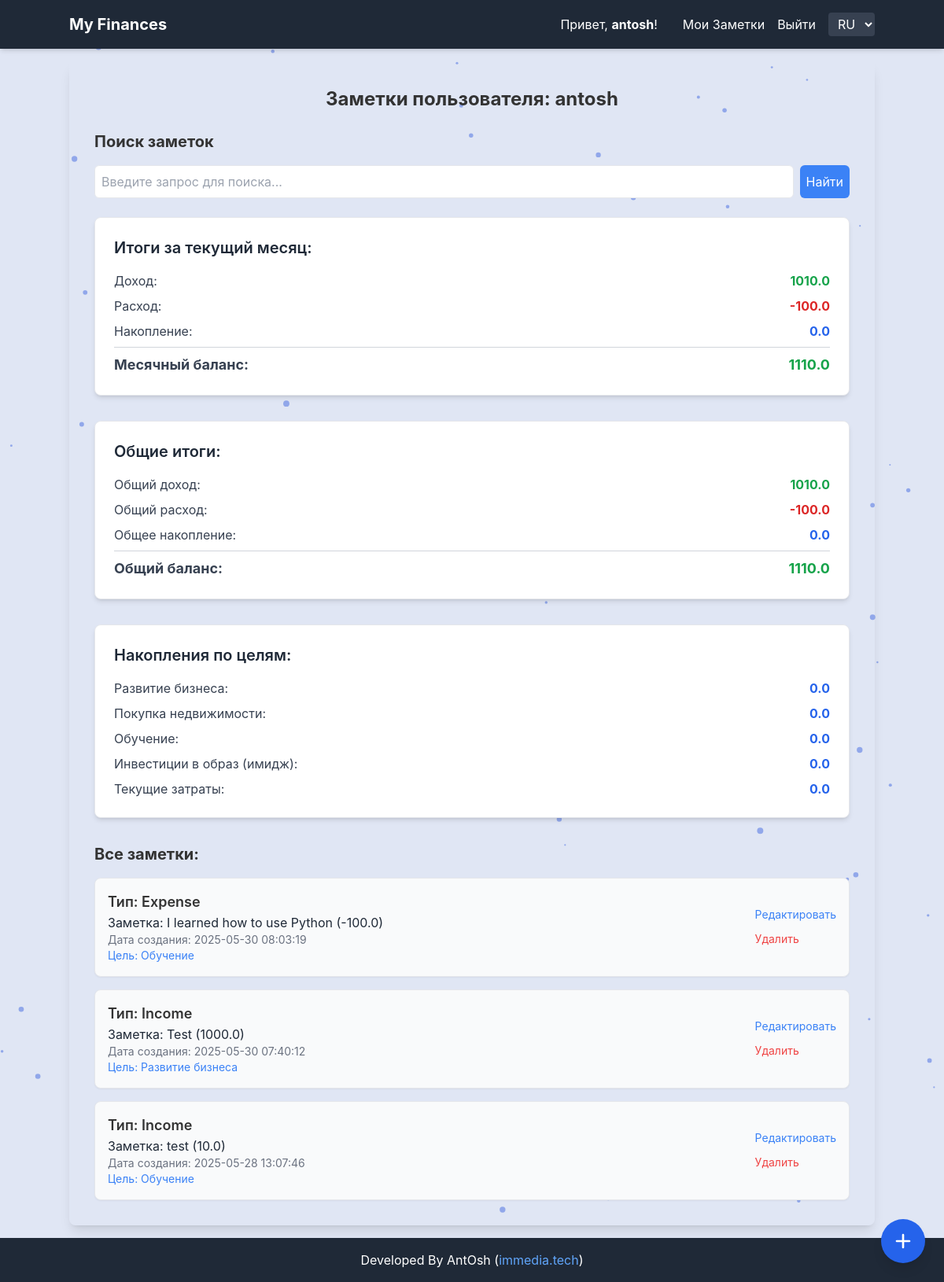
Page /notes/antosh (signed in) on the committed database.
### tables this page shows
CREATE TABLE users (
            id INTEGER PRIMARY KEY AUTOINCREMENT,
            username TEXT UNIQUE NOT NULL,
            password_hash TEXT NOT NULL
        );

CREATE TABLE goals (
                    id INTEGER PRIMARY KEY AUTOINCREMENT,
                    user_id INTEGER NOT NULL,
                    goal_type TEXT NOT NULL,
                    note TEXT NOT NULL,
                    amount REAL DEFAULT 0.00,
                    created_at TIMESTAMP DEFAULT CURRENT_TIMESTAMP,
                    user_goal_id TEXT, -- ИЗМЕНЕНО: Теперь это TEXT
                    FOREIGN KEY (user_id) REFERENCES users (id)
                );

### app.py (the view)
@app.route('/notes/<username>')
@login_required
def user_notes(username):
    if g.user['username'] != username:
        flash(_('Вы не можете просматривать заметки других пользователей.'), 'danger')
        return redirect(url_for('index'))
    conn = get_db()
    cursor = conn.cursor()
    user_id = g.user['id']
    cursor.execute("SELECT * FROM goals WHERE user_id = ? ORDER BY created_at DESC", (user_id,))
    notes = cursor.fetchall()
    today = datetime.date.today()
    first_day_of_month = today.replace(day=1)
    monthly_summary = {
        'income': 0.0,
        'expense': 0.0,
        'saving': 0.0
    }
    cursor.execute(
        "SELECT goal_type, amount FROM goals WHERE user_id = ? AND created_at >= ? AND created_at < ?",
        (user_id, first_day_of_month.isoformat(),
         (first_day_of_month + datetime.timedelta(days=32)).replace(day=1).isoformat())
    )
    monthly_records = cursor.fetchall()
    for record in monthly_records:
        if record['goal_type'] in monthly_summary:
            monthly_summary[record['goal_type']] += record['amount']
    total_summary = {
        'total_income': 0.0,
        'total_expense': 0.0,
        'total_saving': 0.0
    }
    cursor.execute("SELECT goal_type, amount FROM goals WHERE user_id = ?", (user_id,))
    all_records = cursor.fetchall()
    for record in all_records:
        if record['goal_type'] == 'income':
            total_summary['total_income'] += record['amount']
        elif record['goal_type'] == 'expense':
            total_summary['total_expense'] += record['amount']
        elif record['goal_type'] == 'saving':
            total_summary['total_saving'] += record['amount']
    goals_summary = {}
    for fixed_goal_name in FIXED_GOALS:  # Перебираем фиксированные цели
        goals_summary[fixed_goal_name] = 0.0  # Инициализируем сумму для каждой цели
    cursor.execute(
        "SELECT user_goal_id, SUM(amount) FROM goals WHERE user_id = ? AND goal_type = 'saving' AND user_goal_id IS NOT NULL GROUP BY user_goal_id",
        (user_id,)
    )
    saving_by_goal_records = cursor.fetchall()
    for record in saving_by_goal_records:
        goal_name = record[0]
        total_amount = record[1]
        if goal_name in FIXED_GOALS:  # Убедимся, что цель из фиксированного списка
            goals_summary[goal_name] = total_amount
    cursor.execute(
        "SELECT SUM(amount) FROM goals WHERE user_id = ? AND goal_type = 'saving' AND user_goal_id IS NULL",
        (user_id,)
    )
    saving_no_goal_record = cursor.fetchone()
    if saving_no_goal_record and saving_no_goal_record[0] is not None:
        goals_summary[_('Без цели')] = saving_no_goal_record[0]  # Добавляем в саммари
    return render_template('notes.html',
                           username=username,
                           notes=notes,
                           monthly_summary=monthly_summary,
                           total_summary=total_summary,
                           goals_summary=goals_summary,
                           )  # user_goals_list_full больше не передается

### app.py (called while the page is built)
def get_locale_from_request():
    lang = request.args.get('lang')
    if lang in LOCALES:  # Проверяем, что язык есть в нашем словаре
        session['lang'] = lang
        return lang
    if 'lang' in session and session['lang'] in LOCALES:
        return session['lang']
    best_browser_match = request.accept_languages.best_match(LOCALES.keys())
    if best_browser_match and best_browser_match in LOCALES:
        return best_browser_match
    return 'ru'  # Язык по умолчанию, если ничего не найдено

@app.before_request
def set_g_locale():
    g.locale = get_locale_from_request()

def get_db():
    if 'db' not in g:
        g.db = get_db_connection()
    return g.db

@app.before_request
def load_logged_in_user():
    user_id = session.get('user_id')
    if user_id is None:
        g.user = None
    else:
        conn = get_db()
        cursor = conn.cursor()
        cursor.execute("SELECT * FROM users WHERE id = ?", (user_id,))
        g.user = cursor.fetchone()

def login_required(view):
    @functools.wraps(view)
    def wrapped_view(**kwargs):
        if g.user is None:
            flash(_('Для доступа к этой странице необходимо войти в систему.'), 'warning')
            return redirect(url_for('login'))
        return view(**kwargs)
    return wrapped_view

### database.py (called while the page is built)
def get_db_connection():
    conn = sqlite3.connect(DATABASE)
    conn.row_factory = sqlite3.Row
    return conn

### locales.py (called while the page is built)
def gettext_manual(text, **variables):
    from flask import g
    current_locale = getattr(g, 'locale', 'ru')
    translated_text = LOCALES.get(current_locale, {}).get(text, text)
    if variables:
        try:
            return translated_text % variables
        except TypeError:
            return translated_text
    return translated_text

### templates/notes.html (shortened to what this page needs)
{% extends 'base.html' %}
{% block content %}
    <h2 class="text-2xl font-bold mb-6 text-center">{{ _('Заметки пользователя:') }} {{ username }}</h2>
    <h3 class="text-xl font-bold mb-4">{{ _('Поиск заметок') }}</h3>
    <form action="{{ url_for('search_notes') }}" method="post" class="flex space-x-2 mb-6">
        <input type="text" name="search_query" placeholder="{{ _('Введите запрос для поиска...') }}" value="{{ search_query or '' }}" class="flex-grow p-2 border rounded-md">
        <button type="submit" class="bg-blue-500 text-white p-2 rounded-md hover:bg-blue-600">{{ _('Найти') }}</button>
    </form>
    <div class="mb-8 p-6 bg-white rounded-lg shadow-md border border-gray-200">
        <h3 class="text-xl font-semibold mb-4 text-gray-800">{{ _('Итоги за текущий месяц:') }}</h3>
        <ul class="space-y-2 text-gray-700">
            <li class="flex justify-between items-center">
                <span>{{ _('Доход:') }}</span>
                <span class="font-bold text-green-600">{{ monthly_summary.income | round(2) }}</span>
            </li>
            <li class="flex justify-between items-center">
                <span>{{ _('Расход:') }}</span>
                <span class="font-bold text-red-600">{{ monthly_summary.expense | round(2) }}</span>
            </li>
            <li class="flex justify-between items-center">
                <span>{{ _('Накопление:') }}</span>
                <span class="font-bold text-blue-600">{{ monthly_summary.saving | round(2) }}</span>
            </li>
            <hr class="my-2 border-gray-300">
            {% set total_balance_month = monthly_summary.income - monthly_summary.expense + monthly_summary.saving %}
            <li class="flex justify-between items-center text-lg font-bold">
                <span>{{ _('Месячный баланс:') }}</span>
                <span class="{% if total_balance_month >= 0 %}text-green-600{% else %}text-red-600{% endif %}">{{ total_balance_month | round(2) }}</span>
            </li>
        </ul>
    </div>
    <div class="mb-8 p-6 bg-white rounded-lg shadow-md border border-gray-200">
        <h3 class="text-xl font-semibold mb-4 text-gray-800">{{ _('Общие итоги:') }}</h3>
        <ul class="space-y-2 text-gray-700">
            <li class="flex justify-between items-center">
                <span>{{ _('Общий доход:') }}</span>
                <span class="font-bold text-green-600">{{ total_summary.total_income | round(2) }}</span>
            </li>
            <li class="flex justify-between items-center">
                <span>{{ _('Общий расход:') }}</span>
                <span class="font-bold text-red-600">{{ total_summary.total_expense | round(2) }}</span>
            </li>
            <li class="flex justify-between items-center">
                <span>{{ _('Общее накопление:') }}</span>
                <span class="font-bold text-blue-600">{{ total_summary.total_saving | round(2) }}</span>
            </li>
            <hr class="my-2 border-gray-300">
            {% set total_overall_balance = total_summary.total_income - total_summary.total_expense + total_summary.total_saving %}
            <li class="flex justify-between items-center text-lg font-bold">
                <span>{{ _('Общий баланс:') }}</span>
                <span class="{% if total_overall_balance >= 0 %}text-green-600{% else %}text-red-600{% endif %}">{{ total_overall_balance | round(2) }}</span>
            </li>
        </ul>
    </div>
    <div class="mb-8 p-6 bg-white rounded-lg shadow-md border border-gray-200">
        <h3 class="text-xl font-semibold mb-4 text-gray-800">{{ _('Накопления по целям:') }}</h3>
        {% if goals_summary %}
            <ul class="space-y-2 text-gray-700">
                {% for goal_name, amount in goals_summary.items() %}
                    <li class="flex justify-between items-center">
                        <span>{{ _(goal_name) }}:</span>
                        <span class="font-bold text-blue-600">{{ amount | round(2) }}</span>
                    </li>
                {% endfor %}
            </ul>
        {% else %}
            <p class="text-gray-600">{{ _('Нет данных.') }}</p>
        {% endif %}
    </div>
    <h3 class="text-xl font-bold mb-4">{{ _('Все заметки:') }}</h3>
    {% if notes %}
        <ul class="space-y-4">
            {% for note in notes %}
                <li class="p-4 border rounded-lg shadow-sm bg-gray-50 flex justify-between items-center">
                    <div>
                        <p class="text-lg font-semibold">{{ _('Тип:') }} {{ note.goal_type | capitalize }}</p>
                        <p class="text-gray-800">{{ _('Заметка:') }} {{ note.note }} ({{ note.amount | round(2) }})</p>
                        <p class="text-gray-500 text-sm">{{ _('Дата создания:') }} {{ note.created_at }}</p>
                        {% if note.user_goal_id %}
                            <p class="text-blue-500 text-sm">{{ _('Цель:') }} {{ _(note.user_goal_id) }}</p>
                        {% endif %}
                    </div>
                    <div class="flex flex-col space-y-2">
                        <a href="{{ url_for('edit_goal', goal_id=note.id) }}" class="text-blue-500 hover:underline text-sm">{{ _('Редактировать') }}</a>
                        <form action="{{ url_for('delete_goal', goal_id=note.id) }}" method="post" onsubmit="return confirm('{{ _('Вы уверены, что хотите удалить эту запись?') }}');">
                            <button type="submit" class="text-red-500 hover:underline text-sm p-0 bg-transparent border-none cursor-pointer">
                                {{ _('Удалить') }}
                            </button>
                        </form>
                    </div>
                </li>
            {% endfor %}
        </ul>
    {% else %}
        <p class="text-gray-600">{{ _('У вас пока нет заметок. Добавьте первую!') }}</p>
    {% endif %}
{% endblock %}

### templates/base.html (shortened to what this page needs)
<!DOCTYPE html>
<html lang="{{ g.locale }}">
<head>
    <script src="https://cdn.tailwindcss.com"></script>
</head>
<body class="flex flex-col min-h-screen">
    <nav class="w-full bg-gray-800 text-white p-4 shadow-md">
        <div class="container mx-auto flex flex-wrap justify-between items-center">
            <a href="{{ url_for('index') }}" class="text-xl font-bold hover:text-gray-300">My Finances</a>
            <div id="main-navigation-menu" class="hidden md:flex md:items-center md:w-auto w-full">
                <div class="flex flex-col md:flex-row md:space-x-4 mt-4 md:mt-0 items-center">
                    {% if g.user %}
                        <span class="mr-4">{{ _('Привет,') }} <span class="font-bold">{{ g.user.username }}</span>!</span>
                        <a href="{{ url_for('user_notes', username=g.user.username) }}" class="mr-4 hover:text-gray-300">{{ _('Мои Заметки') }}</a>
                        <a href="{{ url_for('logout') }}" class="hover:text-gray-300">{{ _('Выйти') }}</a>
                    {% else %}
                        <a href="{{ url_for('register') }}" class="mr-4 hover:text-gray-300">{{ _('Регистрация') }}</a>
                        <a href="{{ url_for('login') }}" class="hover:text-gray-300">{{ _('Войти') }}</a>
                    {% endif %}
                    <select id="language-selector" class="ml-4 px-2 py-1 rounded bg-gray-700 text-white border-none">
                        <option value="ru" {% if g.locale == 'ru' %}selected{% endif %}>RU</option>
                    </select>
                </div>
            </div>
        </div>
    </nav>
    <div class="main-content-wrapper">
        <div class="container bg-transparent p-8 rounded-lg shadow-lg">
            {% block content %}{% endblock %}
        </div>
    </div>
    <footer class="w-full bg-gray-800 text-white p-4 text-center shadow-md mt-auto">
        Developed By AntOsh (<a href="https://immediatech.net" target="_blank" class="text-blue-400 hover:underline">immedia.tech</a>)
    </footer>
    <a href="{{ url_for('index') }}" id="add-goal-fab" class="fixed bottom-6 right-6 bg-blue-600 text-white w-14 h-14 rounded-full flex items-center justify-center shadow-lg hover:bg-blue-700 transition duration-300 z-50">
        <svg class="w-8 h-8" fill="none" stroke="currentColor" viewBox="0 0 24 24" xmlns="http://www.w3.org/2000/svg">
            <path stroke-linecap="round" stroke-linejoin="round" stroke-width="2" d="M12 6v6m0 0v6m0-6h6m-6 0H6"></path>
        </svg>
    </a>
</body>
</html>

### templates/base.html (style rules this page uses)
body { font-family: 'Inter', sans-serif; background-color: #f3f4f6; color: #333; min-height: 100vh; display: flex; flex-direction: column; }
.main-content-wrapper { flex-grow: 1; display: flex; justify-content: center; align-items: flex-start; padding: 1rem; }
.container { max-width: 800px; width: 100%; }
input[type="text"], input[type="password"], textarea, select { @apply p-3 border border-gray-300 rounded-md focus:outline-none focus:ring-2 focus:ring-blue-500 w-full; }
button { @apply bg-blue-600 text-white p-3 rounded-md hover:bg-blue-700 transition duration-200; }

### rows in the picture
users: user.username "antosh", username "antosh"
goals: goal_type "Expense", note "I learned how to use Python", amount "-100.0", created_at "2025-05-30 08:03:19"
goals: goal_type "Income", note "Test", amount "1000.0", created_at "2025-05-30 07:40:12"
goals: goal_type "Income", note "test", amount "10.0", created_at "2025-05-28 13:07:46"

### other values in the picture
{{ monthly_summary.income | round(2) }} "1010.0"
{{ monthly_summary.expense | round(2) }} "-100.0"
{{ monthly_summary.saving | round(2) }} "0.0"
{{ total_balance_month | round(2) }} "1110.0"
{{ total_summary.total_income | round(2) }} "1010.0"
{{ total_summary.total_expense | round(2) }} "-100.0"
{{ total_summary.total_saving | round(2) }} "0.0"
{{ total_overall_balance | round(2) }} "1110.0"
{{ amount | round(2) }} "0.0" "0.0" "0.0" "0.0" "0.0"
